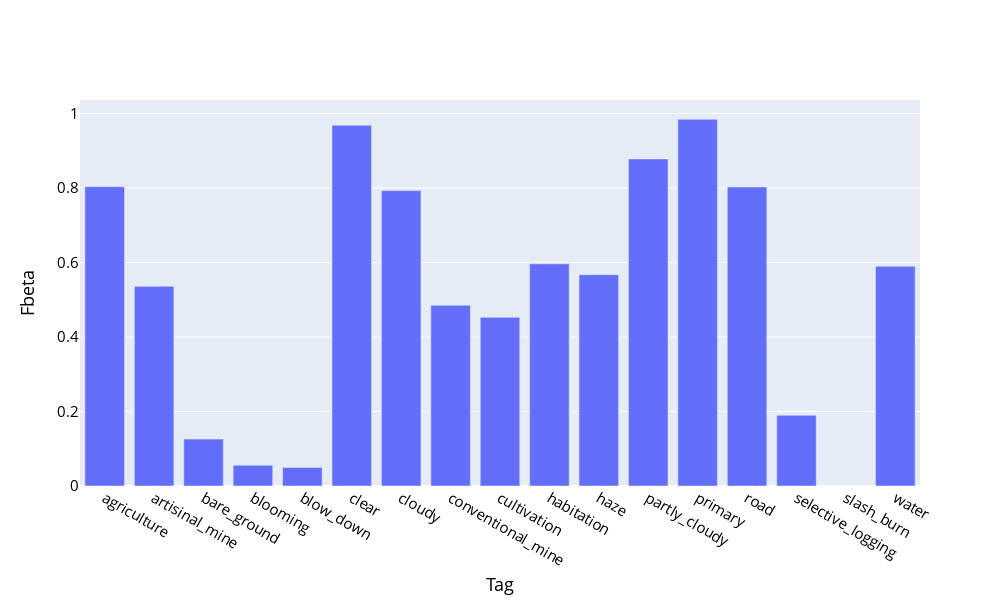

This figure's notebook cell:
### Code cell
# plot augment_model fbeta by tag
data=[go.Bar(x=list(augment_model_fbeta_by_tag.keys()), y=list(augment_model_fbeta_by_tag.values()))]
layout=dict(height=600, width=1000, xaxis_title='Tag', yaxis_title='Fbeta', font=dict(size=15, color='black'))
fig=dict(data=data, layout=layout)
fig = go.Figure(fig)
fig.show()

### Figure 1 — Plotly figure (JSON) as saved in the notebook; plotly's stock layout.template omitted (floating-point values rounded to 4 significant figures)
{"data": [{"type": "bar", "x": ["agriculture", "artisinal_mine", "bare_ground", "blooming", "blow_down", "clear", "cloudy", "conventional_mine", "cultivation", "habitation", "haze", "partly_cloudy", "primary", "road", "selective_logging", "slash_burn", "water"], "y": [0.8036, 0.5361, 0.1259, 0.05556, 0.0495, 0.9688, 0.7931, 0.4851, 0.4529, 0.5964, 0.5673, 0.8781, 0.9846, 0.8028, 0.1899, 0, 0.5899]}], "layout": {"font": {"color": "black", "size": 15}, "height": 600, "width": 1000, "xaxis": {"title": {"text": "Tag"}}, "yaxis": {"title": {"text": "Fbeta"}}}}
